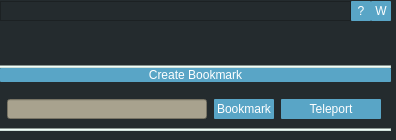
<?xml version="1.0" encoding="UTF-8"?>
<ui version="4.0">
 <class>Form</class>
 <widget class="QWidget" name="Form">
  <property name="geometry">
   <rect>
    <x>0</x>
    <y>0</y>
    <width>396</width>
    <height>140</height>
   </rect>
  </property>
  <property name="sizePolicy">
   <sizepolicy hsizetype="Fixed" vsizetype="Preferred">
    <horstretch>0</horstretch>
    <verstretch>0</verstretch>
   </sizepolicy>
  </property>
  <property name="maximumSize">
   <size>
    <width>800</width>
    <height>16777215</height>
   </size>
  </property>
  <property name="windowTitle">
   <string>Form</string>
  </property>
  <property name="styleSheet">
   <string notr="true">QWidget {
background-color: rgb(36, 43, 46);
color: rgb(255, 255, 255);
}

QPushButton:hover{
	background-color: rgb(209, 225, 219);
	color: rgb(50, 52, 64);
}

QPushButton{background-color: rgb(89, 165, 198);
border-radius:1
}


QPushButton:pressed{
background-color: rgb(168, 162, 142);
border-style:inset;
}

QLineEdit {
background-color: rgb(168, 162, 142);
}

#line, #line_2 {
background-color:rgb(209, 225, 219)
}</string>
  </property>
  <widget class="QWidget" name="verticalLayoutWidget">
   <property name="geometry">
    <rect>
     <x>0</x>
     <y>0</y>
     <width>391</width>
     <height>131</height>
    </rect>
   </property>
   <layout class="QVBoxLayout" name="verticalLayout" stretch="0,0,0,0,0,0">
    <property name="spacing">
     <number>0</number>
    </property>
    <property name="topMargin">
     <number>1</number>
    </property>
    <item>
     <layout class="QHBoxLayout" name="horizontalLayout_4">
      <property name="spacing">
       <number>0</number>
      </property>
      <item>
       <layout class="QHBoxLayout" name="horizontalLayout">
        <property name="bottomMargin">
         <number>0</number>
        </property>
        <item>
         <widget class="QFrame" name="frame">
          <property name="maximumSize">
           <size>
            <width>16777215</width>
            <height>20</height>
           </size>
          </property>
          <property name="frameShape">
           <enum>QFrame::StyledPanel</enum>
          </property>
          <property name="frameShadow">
           <enum>QFrame::Raised</enum>
          </property>
         </widget>
        </item>
        <item>
         <widget class="QPushButton" name="btnHelp">
          <property name="maximumSize">
           <size>
            <width>20</width>
            <height>20</height>
           </size>
          </property>
          <property name="text">
           <string>?</string>
          </property>
         </widget>
        </item>
        <item>
         <widget class="QPushButton" name="btnWeb">
          <property name="maximumSize">
           <size>
            <width>20</width>
            <height>20</height>
           </size>
          </property>
          <property name="text">
           <string>W</string>
          </property>
         </widget>
        </item>
       </layout>
      </item>
     </layout>
    </item>
    <item>
     <widget class="QLabel" name="lblHeader">
      <property name="midLineWidth">
       <number>5</number>
      </property>
      <property name="text">
       <string/>
      </property>
      <property name="pixmap">
       <pixmap resource="teleporter_tool_icons.qrc">:/newPrefix/header.png</pixmap>
      </property>
     </widget>
    </item>
    <item>
     <widget class="Line" name="line_2">
      <property name="orientation">
       <enum>Qt::Horizontal</enum>
      </property>
     </widget>
    </item>
    <item>
     <widget class="QPushButton" name="btnAdd">
      <property name="maximumSize">
       <size>
        <width>398</width>
        <height>16777215</height>
       </size>
      </property>
      <property name="text">
       <string>Create Bookmark</string>
      </property>
     </widget>
    </item>
    <item>
     <layout class="QHBoxLayout" name="mainLayout">
      <property name="spacing">
       <number>0</number>
      </property>
      <property name="topMargin">
       <number>17</number>
      </property>
      <property name="bottomMargin">
       <number>9</number>
      </property>
      <item>
       <widget class="QLineEdit" name="lineEdit">
        <property name="maximumSize">
         <size>
          <width>200</width>
          <height>20</height>
         </size>
        </property>
       </widget>
      </item>
      <item>
       <widget class="QPushButton" name="btnGetPosition">
        <property name="maximumSize">
         <size>
          <width>60</width>
          <height>20</height>
         </size>
        </property>
        <property name="text">
         <string>Bookmark</string>
        </property>
       </widget>
      </item>
      <item>
       <widget class="QPushButton" name="btnTeleport">
        <property name="maximumSize">
         <size>
          <width>100</width>
          <height>20</height>
         </size>
        </property>
        <property name="text">
         <string>Teleport</string>
        </property>
       </widget>
      </item>
     </layout>
    </item>
    <item>
     <widget class="Line" name="line">
      <property name="frameShadow">
       <enum>QFrame::Sunken</enum>
      </property>
      <property name="lineWidth">
       <number>1</number>
      </property>
      <property name="orientation">
       <enum>Qt::Horizontal</enum>
      </property>
     </widget>
    </item>
   </layout>
  </widget>
 </widget>
 <resources>
  <include location="teleporter_tool_icons.qrc"/>
 </resources>
 <connections/>
</ui>
